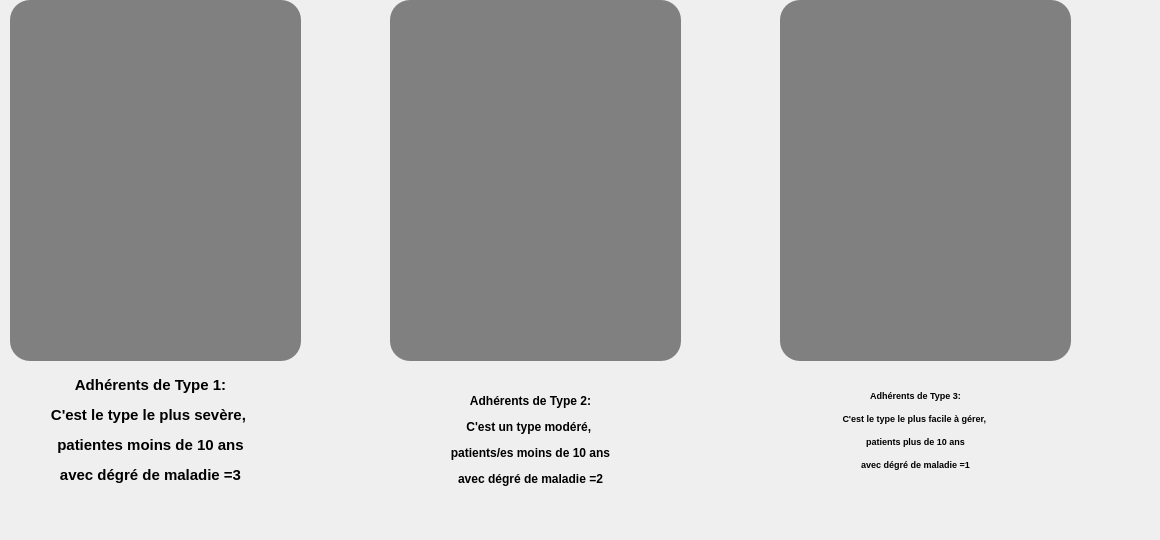
      <widget class="QWidget" name="tab_16">
       <attribute name="title">
        <string>Classification</string>
       </attribute>
       <widget class="QTableView" name="tableView_6">
        <property name="geometry">
         <rect>
          <x>780</x>
          <y>0</y>
          <width>291</width>
          <height>361</height>
         </rect>
        </property>
        <property name="styleSheet">
         <string notr="true">border-radius: 20px;
background-color: grey;
</string>
        </property>
       </widget>
       <widget class="QLabel" name="label_42">
        <property name="geometry">
         <rect>
          <x>770</x>
          <y>330</y>
          <width>291</width>
          <height>201</height>
         </rect>
        </property>
        <property name="styleSheet">
         <string notr="true">font: 20pt &quot;Rockwell Extra Bold&quot;</string>
        </property>
        <property name="text">
         <string>&lt;html&gt;&lt;head/&gt;&lt;body&gt;&lt;p align=&quot;center&quot;&gt;&lt;span style=&quot; font-size:7pt; font-weight:600;&quot;&gt;Adhérents de Type 3:&lt;/span&gt;&lt;/p&gt;&lt;p align=&quot;center&quot;&gt;&lt;span style=&quot; font-size:7pt; font-weight:600;&quot;&gt;C'est le type le plus facile à gérer, &lt;/span&gt;&lt;/p&gt;&lt;p align=&quot;center&quot;&gt;&lt;span style=&quot; font-size:7pt; font-weight:600;&quot;&gt;patients plus de 10 ans&lt;/span&gt;&lt;/p&gt;&lt;p align=&quot;center&quot;&gt;&lt;span style=&quot; font-size:7pt; font-weight:600;&quot;&gt;avec dégré de maladie =1&lt;/span&gt;&lt;/p&gt;&lt;/body&gt;&lt;/html&gt;</string>
        </property>
        <property name="textFormat">
         <enum>Qt::AutoText</enum>
        </property>
        <property name="scaledContents">
         <bool>false</bool>
        </property>
       </widget>
       <widget class="QTableView" name="tableView_7">
        <property name="geometry">
         <rect>
          <x>10</x>
          <y>0</y>
          <width>291</width>
          <height>361</height>
         </rect>
        </property>
        <property name="styleSheet">
         <string notr="true">border-radius: 20px;
background-color: grey;
</string>
        </property>
       </widget>
       <widget class="QLabel" name="label_44">
        <property name="geometry">
         <rect>
          <x>0</x>
          <y>330</y>
          <width>301</width>
          <height>201</height>
         </rect>
        </property>
        <property name="styleSheet">
         <string notr="true">font: 20pt &quot;Niagara Engraved&quot;;
</string>
        </property>
        <property name="text">
         <string>&lt;html&gt;&lt;head/&gt;&lt;body&gt;&lt;p align=&quot;center&quot;&gt;&lt;span style=&quot; font-size:11pt; font-weight:600;&quot;&gt;Adhérents de Type 1:&lt;/span&gt;&lt;/p&gt;&lt;p align=&quot;center&quot;&gt;&lt;span style=&quot; font-size:11pt; font-weight:600;&quot;&gt;C'est le type le plus sevère, &lt;/span&gt;&lt;/p&gt;&lt;p align=&quot;center&quot;&gt;&lt;span style=&quot; font-size:11pt; font-weight:600;&quot;&gt;patientes moins de 10 ans&lt;/span&gt;&lt;/p&gt;&lt;p align=&quot;center&quot;&gt;&lt;span style=&quot; font-size:11pt; font-weight:600;&quot;&gt;avec dégré de maladie =3&lt;/span&gt;&lt;/p&gt;&lt;/body&gt;&lt;/html&gt;</string>
        </property>
        <property name="textFormat">
         <enum>Qt::AutoText</enum>
        </property>
        <property name="scaledContents">
         <bool>false</bool>
        </property>
       </widget>
       <widget class="QTableView" name="tableView_8">
        <property name="geometry">
         <rect>
          <x>390</x>
          <y>0</y>
          <width>291</width>
          <height>361</height>
         </rect>
        </property>
        <property name="styleSheet">
         <string notr="true">border-radius: 20px;
background-color: grey;
</string>
        </property>
       </widget>
       <widget class="QLabel" name="back5_7">
        <property name="geometry">
         <rect>
          <x>370</x>
          <y>350</y>
          <width>321</width>
          <height>181</height>
         </rect>
        </property>
        <property name="text">
         <string>&lt;html&gt;&lt;head/&gt;&lt;body&gt;&lt;p align=&quot;center&quot;&gt;&lt;span style=&quot; font-size:9pt; font-weight:600;&quot;&gt;Adhérents de Type 2:&lt;/span&gt;&lt;/p&gt;&lt;p align=&quot;center&quot;&gt;&lt;span style=&quot; font-size:9pt; font-weight:600;&quot;&gt;C'est un type modéré, &lt;/span&gt;&lt;/p&gt;&lt;p align=&quot;center&quot;&gt;&lt;span style=&quot; font-size:9pt; font-weight:600;&quot;&gt;patients/es moins de 10 ans&lt;/span&gt;&lt;/p&gt;&lt;p align=&quot;center&quot;&gt;&lt;span style=&quot; font-size:9pt; font-weight:600;&quot;&gt;avec dégré de maladie =2&lt;/span&gt;&lt;/p&gt;&lt;/body&gt;&lt;/html&gt;</string>
        </property>
        <property name="pixmap">
         <pixmap>bg.png</pixmap>
        </property>
       </widget>
       <widget class="QLabel" name="back5_14">
        <property name="geometry">
         <rect>
          <x>0</x>
          <y>0</y>
          <width>1151</width>
          <height>521</height>
         </rect>
        </property>
        <property name="text">
         <string/>
        </property>
        <property name="pixmap">
         <pixmap>bg.png</pixmap>
        </property>
       </widget>
       <zorder>back5_14</zorder>
       <zorder>back5_7</zorder>
       <zorder>tableView_6</zorder>
       <zorder>label_42</zorder>
       <zorder>tableView_7</zorder>
       <zorder>label_44</zorder>
       <zorder>tableView_8</zorder>
      </widget>
